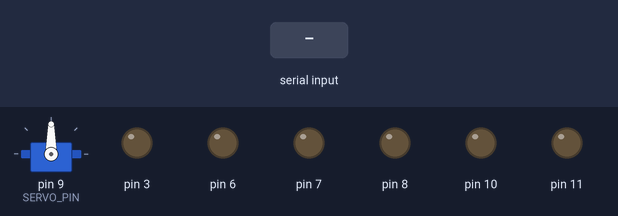
Simulated run of this program. Board: Arduino Uno, built with avr-gcc and run on an emulated ATmega328P. On the bench: servo, output pins drawn as LEDs (lit = HIGH). The test bench sets the inputs (shaded band).

Above: at 1.2 s.
1.3 s: "F" received over Serial
At 2.1 s:
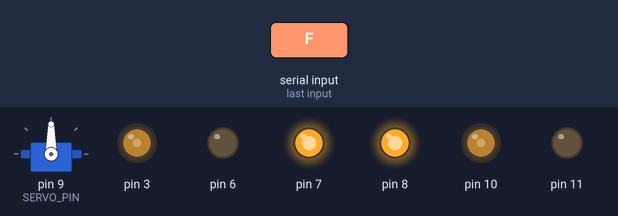
2.8 s: byte 66 ('B') received over Serial
At 3.3 s:
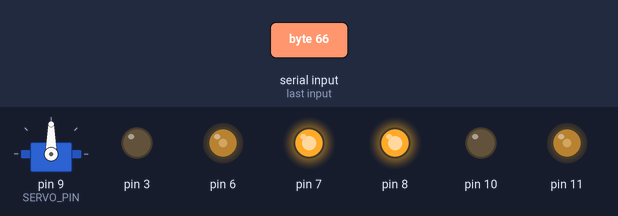
4.3 s: byte 76 ('L') received over Serial
At 5.5 s:
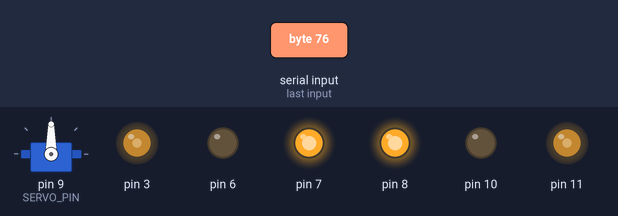
5.8 s: byte 82 ('R') received over Serial
At 6.8 s:
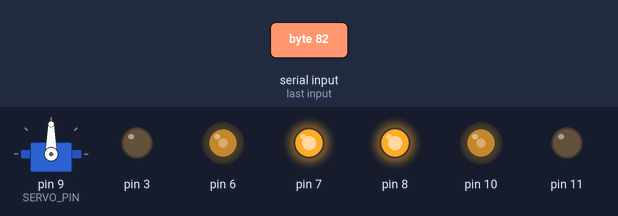
Timing chart, 0 to 8.3 s (numbered marks = the images above; inputs shaded):
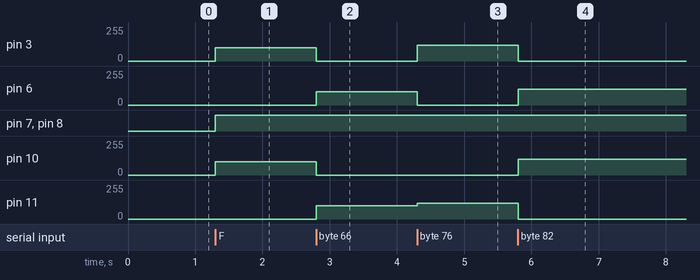

Measured:
- after the input at 1.3 s, pin 3, pin 10: 0/255 → 100/255 at once; pin 7, pin 8: LOW → HIGH at once
- after the input at 2.8 s, pin 3, pin 10: 100/255 → 0/255 at once; pin 6, pin 11: 0/255 → 100/255 at once
- after the input at 4.3 s, pin 3: 0/255 → 120/255 at once; pin 6: 100/255 → 0/255 at once; pin 11: 100/255 → 120/255 at once
- after the input at 5.8 s, pin 3, pin 11: 120/255 → 0/255 at once; pin 6, pin 10: 0/255 → 120/255 at once

The program:

main.cpp
```cpp
#include <Arduino.h>
#include "motor.h"
#include "diff_control.h"
#include "sound_finder.h"

int motorLeft_enable   = 7 ; // switch to no pwm pin when i have time to
int motorLeft_dir_pos  = 10;
int motorLeft_dir_neg  = 11;

int motorRight_enable   = 8 ;
int motorRight_dir_pos  = 3 ;
int motorRight_dir_neg  = 6 ;
char cmd ;
float speed = 100 ;
float rot_spd = 120 ;

Motor motor_Left(motorLeft_dir_pos,motorLeft_dir_neg,motorLeft_enable);
Motor motor_Right(motorRight_dir_pos,motorRight_dir_neg,motorRight_enable);

Controll controller(motor_Left,motor_Right);

Metro test_refresh(500);
sound_dist_sensor eyes(TRIGPIN,ECHOPIN,SERVO_PIN);

void setup()
{
    Serial.begin(9600);
    eyes.init();
}

void loop()
{


    cmd = Serial.read();
    if(-1!=cmd)
    {
        if (cmd =='T'){speed = 200;rot_spd=150;}
        if (cmd =='t'){speed = 100; rot_spd=120;}

        if(cmd == 'F' ){controller.move(speed,FWD);}
        else if('B' == cmd ){controller.move(speed,!FWD);}
        else if('L' == cmd ){controller.rotate(rot_spd,TRIGO);}
        else if('R' == cmd ){controller.rotate(rot_spd,!TRIGO);}
        else if('S' == cmd ){controller.stop();}
    }

}
```

diff_control.cpp
```cpp
#include "diff_control.h"


Controll::Controll(Motor mot_Left, Motor mot_Right)
{
    _Mot_Left = mot_Left;
    _Mot_Right = mot_Right;
}

void Controll::move(float cmd_move_speed,bool fwd) // les moteurs tournent dans le même sens
{

    _Mot_Left.command(cmd_move_speed, fwd);
    _Mot_Right.command(cmd_move_speed, fwd);

}

void Controll::rotate(float cmd_rot_speed,bool trigo) // les moteurs tournent en sens opposé
{
    _Mot_Left.command(cmd_rot_speed, !trigo);
    _Mot_Right.command(cmd_rot_speed, trigo);

}

void Controll::stop()
{
    _Mot_Left.command(ZERO_SPEED, 0);
    _Mot_Right.command(ZERO_SPEED, 0);
}
```

diff_control.h
```cpp
#ifndef DIFF_CONTROL_H
#define DIFF_CONTROL_H

#include "config.h"
#include "motor.h"


class Controll
{
    public:
        Controll(Motor mot_Left, Motor motor_Right);
        void move(float cmd_move_speed,bool fwd); // dir = True for forward ! backward
        void rotate(float cmd_rot_speed,bool trigo); // // dir = True for  !
        void stop();

    private:
        Motor _Mot_Left;
        Motor _Mot_Right;


};

#endif
```

motor.cpp
```cpp
#include "motor.h"

Motor::Motor(){}
Motor::Motor(int pos_dir_pin,int neg_dir_pin, int enable_pin)
{
    _enable_pin = enable_pin ;
    _pos_dir_pin = pos_dir_pin;
    _neg_dir_pin = neg_dir_pin;

    pinMode(_enable_pin,OUTPUT);
    pinMode(_pos_dir_pin,OUTPUT);
    pinMode(_neg_dir_pin,OUTPUT);
}

void Motor::command(float cmd_speed,bool dir)
{
    digitalWrite(_enable_pin,HIGH);
    if (dir)
    {
        analogWrite(_pos_dir_pin,cmd_speed);
        digitalWrite(_neg_dir_pin,LOW);
    }
    else
    {
        digitalWrite(_pos_dir_pin,LOW);
        analogWrite(_neg_dir_pin,cmd_speed);
    }
    if (!cmd_speed)
    {
        digitalWrite(_enable_pin,LOW);
    }

}
```

motor.h
```cpp
//vérifier après tests
//motor A : ENA(pwm),IN4(+),IN3(-)
//motor B : ENB(pwm),IN1(+),IN2(-)

#ifndef MOTOR_H
#define MOTOR_H

#include "config.h"


class Motor
{
    public:
        Motor();
        Motor(int pos_dir_pin,int neg_dir_pin, int enable_pin);
        void command(float cmd_speed,bool dir);
    private:
        int _pos_dir_pin ;
        int _neg_dir_pin ;
        int _enable_pin ;
};


#endif
```

sound_finder.cpp
```cpp
#include "sound_finder.h"


sound_dist_sensor::sound_dist_sensor(){}

sound_dist_sensor::sound_dist_sensor(int trig_pin,int echo_pin,int servo_pin)
{
    this->_echo_pin = echo_pin;
    this->_trig_pin = trig_pin;
    this->_servo_pin =servo_pin;


};

void sound_dist_sensor::init()
{
    pinMode(_trig_pin, OUTPUT);
    pinMode(_echo_pin, INPUT);
    this->_head.attach(_servo_pin);
}

float sound_dist_sensor::get_dist()
{
    digitalWrite(_trig_pin,LOW);
    delayMicroseconds(2);
    digitalWrite(_trig_pin,HIGH);
    delayMicroseconds(10);
    digitalWrite(_trig_pin,LOW);
    float duration = pulseIn(_echo_pin,HIGH);


    float dist = duration/58.2;
    return dist;
};

void sound_dist_sensor::move_head(int angle)
{

    this->_head.writeMicroseconds(angle);

};
```

sound_finder.h
```cpp
#ifndef SOUND_FINDER_H
#define SOUND_FINDER_H

#include "config.h"


class sound_dist_sensor
{

    public:
        sound_dist_sensor();
        sound_dist_sensor(int trig_pin,int echo_pin,int servo_pin);
        void init();
        float get_dist();
        void move_head(int angle);
    private:
        Servo _head;
        int _servo_pin;
        int _trig_pin;
        int _echo_pin;

};


#endif
```

config.h
```cpp
#ifndef CONFIG_HEADER
#define CONFIG_HEADER
#include <Arduino.h>
#include <../lib/metro.h>
#include <Servo.h>
//vérifier après tests
//motor A : ENA(pwm),IN4(+),IN3(-)
//motor B : ENB(pwm),IN1(+),IN2(-)

#define ECHOPIN 12
#define TRIGPIN 13
#define MAX_RANGE 200
#define MIN_RANGE 0

#define SERVO_PIN 9

#define ZERO_SPEED 0

#define FWD 1
#define TRIGO 1

# endif
```
